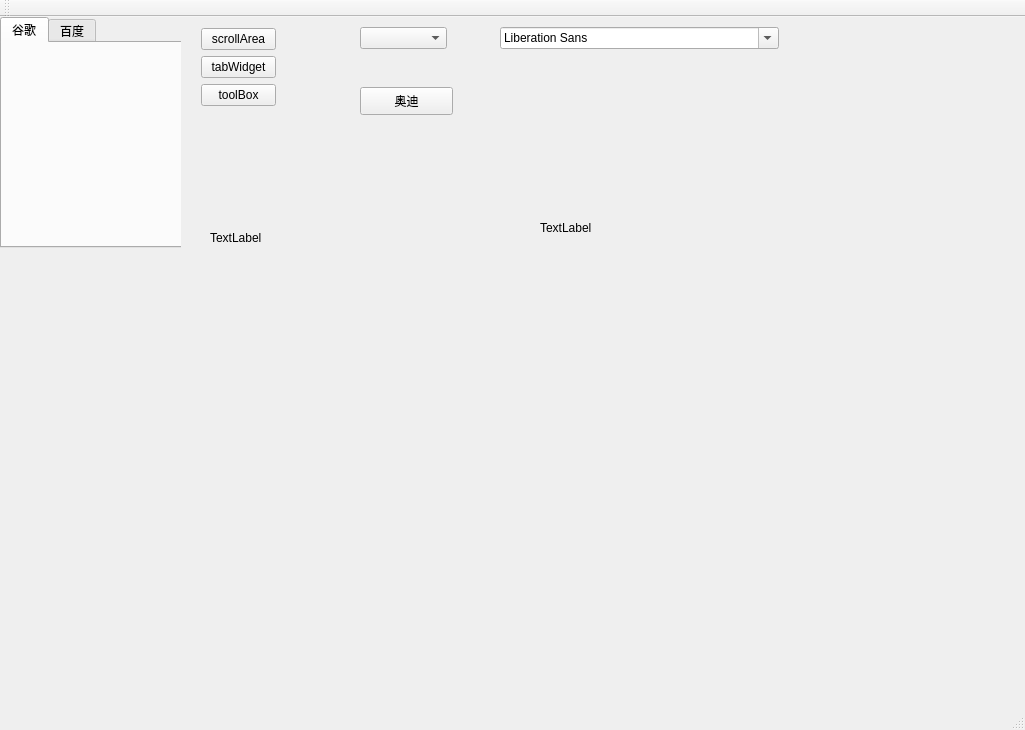
<?xml version="1.0" encoding="UTF-8"?>
<ui version="4.0">
 <class>MainWindow</class>
 <widget class="QMainWindow" name="MainWindow">
  <property name="geometry">
   <rect>
    <x>0</x>
    <y>0</y>
    <width>1025</width>
    <height>730</height>
   </rect>
  </property>
  <property name="windowTitle">
   <string>MainWindow</string>
  </property>
  <widget class="QWidget" name="centralWidget">
   <widget class="QStackedWidget" name="stackedWidget">
    <property name="geometry">
     <rect>
      <x>0</x>
      <y>0</y>
      <width>181</width>
      <height>371</height>
     </rect>
    </property>
    <property name="currentIndex">
     <number>2</number>
    </property>
    <widget class="QWidget" name="page_3">
     <widget class="QToolBox" name="toolBox">
      <property name="geometry">
       <rect>
        <x>0</x>
        <y>0</y>
        <width>161</width>
        <height>231</height>
       </rect>
      </property>
      <property name="currentIndex">
       <number>1</number>
      </property>
      <widget class="QWidget" name="page">
       <property name="geometry">
        <rect>
         <x>0</x>
         <y>0</y>
         <width>161</width>
         <height>171</height>
        </rect>
       </property>
       <attribute name="label">
        <string>好友</string>
       </attribute>
      </widget>
      <widget class="QWidget" name="page_2">
       <property name="geometry">
        <rect>
         <x>0</x>
         <y>0</y>
         <width>161</width>
         <height>171</height>
        </rect>
       </property>
       <attribute name="label">
        <string>黑名单</string>
       </attribute>
      </widget>
     </widget>
    </widget>
    <widget class="QWidget" name="page_5">
     <widget class="QScrollArea" name="scrollArea">
      <property name="geometry">
       <rect>
        <x>30</x>
        <y>0</y>
        <width>151</width>
        <height>401</height>
       </rect>
      </property>
      <property name="widgetResizable">
       <bool>true</bool>
      </property>
      <widget class="QWidget" name="scrollAreaWidgetContents_2">
       <property name="geometry">
        <rect>
         <x>0</x>
         <y>0</y>
         <width>128</width>
         <height>505</height>
        </rect>
       </property>
       <layout class="QVBoxLayout" name="verticalLayout">
        <item>
         <widget class="QPushButton" name="pushButton">
          <property name="text">
           <string>PushButton</string>
          </property>
         </widget>
        </item>
        <item>
         <widget class="QPushButton" name="pushButton_6">
          <property name="text">
           <string>PushButton</string>
          </property>
         </widget>
        </item>
        <item>
         <widget class="QPushButton" name="pushButton_8">
          <property name="text">
           <string>PushButton</string>
          </property>
         </widget>
        </item>
        <item>
         <widget class="QPushButton" name="pushButton_13">
          <property name="text">
           <string>PushButton</string>
          </property>
         </widget>
        </item>
        <item>
         <widget class="QPushButton" name="pushButton_12">
          <property name="text">
           <string>PushButton</string>
          </property>
         </widget>
        </item>
        <item>
         <widget class="QPushButton" name="pushButton_11">
          <property name="text">
           <string>PushButton</string>
          </property>
         </widget>
        </item>
        <item>
         <widget class="QPushButton" name="pushButton_14">
          <property name="text">
           <string>PushButton</string>
          </property>
         </widget>
        </item>
        <item>
         <widget class="QPushButton" name="pushButton_9">
          <property name="text">
           <string>PushButton</string>
          </property>
         </widget>
        </item>
        <item>
         <widget class="QPushButton" name="pushButton_10">
          <property name="text">
           <string>PushButton</string>
          </property>
         </widget>
        </item>
        <item>
         <widget class="QPushButton" name="pushButton_7">
          <property name="text">
           <string>PushButton</string>
          </property>
         </widget>
        </item>
        <item>
         <widget class="QPushButton" name="pushButton_5">
          <property name="text">
           <string>PushButton</string>
          </property>
         </widget>
        </item>
        <item>
         <widget class="QPushButton" name="pushButton_4">
          <property name="text">
           <string>PushButton</string>
          </property>
         </widget>
        </item>
        <item>
         <widget class="QPushButton" name="pushButton_3">
          <property name="text">
           <string>PushButton</string>
          </property>
         </widget>
        </item>
        <item>
         <widget class="QPushButton" name="pushButton_2">
          <property name="text">
           <string>PushButton</string>
          </property>
         </widget>
        </item>
       </layout>
      </widget>
     </widget>
     <zorder>pushButton</zorder>
     <zorder>scrollArea</zorder>
    </widget>
    <widget class="QWidget" name="page_4">
     <widget class="QTabWidget" name="tabWidget">
      <property name="geometry">
       <rect>
        <x>0</x>
        <y>0</y>
        <width>241</width>
        <height>231</height>
       </rect>
      </property>
      <property name="currentIndex">
       <number>0</number>
      </property>
      <widget class="QWidget" name="tab_3">
       <attribute name="title">
        <string>谷歌</string>
       </attribute>
      </widget>
      <widget class="QWidget" name="">
       <attribute name="title">
        <string>百度</string>
       </attribute>
      </widget>
     </widget>
    </widget>
   </widget>
   <widget class="QComboBox" name="comboBox">
    <property name="geometry">
     <rect>
      <x>360</x>
      <y>10</y>
      <width>87</width>
      <height>22</height>
     </rect>
    </property>
    <property name="currentIndex">
     <number>-1</number>
    </property>
    <property name="minimumContentsLength">
     <number>0</number>
    </property>
   </widget>
   <widget class="QFontComboBox" name="fontComboBox">
    <property name="geometry">
     <rect>
      <x>500</x>
      <y>10</y>
      <width>279</width>
      <height>22</height>
     </rect>
    </property>
   </widget>
   <widget class="QPushButton" name="btn_Ad">
    <property name="geometry">
     <rect>
      <x>360</x>
      <y>70</y>
      <width>93</width>
      <height>28</height>
     </rect>
    </property>
    <property name="text">
     <string>奥迪</string>
    </property>
   </widget>
   <widget class="QLabel" name="label">
    <property name="geometry">
     <rect>
      <x>210</x>
      <y>140</y>
      <width>251</width>
      <height>161</height>
     </rect>
    </property>
    <property name="text">
     <string>TextLabel</string>
    </property>
   </widget>
   <widget class="QLabel" name="label_gif">
    <property name="geometry">
     <rect>
      <x>540</x>
      <y>130</y>
      <width>171</width>
      <height>161</height>
     </rect>
    </property>
    <property name="text">
     <string>TextLabel</string>
    </property>
   </widget>
   <widget class="QWidget" name="">
    <property name="geometry">
     <rect>
      <x>190</x>
      <y>0</y>
      <width>97</width>
      <height>102</height>
     </rect>
    </property>
    <layout class="QVBoxLayout" name="verticalLayout_3">
     <item>
      <layout class="QVBoxLayout" name="verticalLayout_2">
       <item>
        <widget class="QPushButton" name="btn_scrollArea">
         <property name="text">
          <string>scrollArea</string>
         </property>
        </widget>
       </item>
       <item>
        <widget class="QPushButton" name="btn_tabWidget">
         <property name="text">
          <string>tabWidget</string>
         </property>
        </widget>
       </item>
      </layout>
     </item>
     <item>
      <widget class="QPushButton" name="btn_toolBox">
       <property name="text">
        <string>toolBox</string>
       </property>
      </widget>
     </item>
    </layout>
   </widget>
  </widget>
  <widget class="QMenuBar" name="menuBar">
   <property name="geometry">
    <rect>
     <x>0</x>
     <y>0</y>
     <width>1025</width>
     <height>26</height>
    </rect>
   </property>
  </widget>
  <widget class="QToolBar" name="mainToolBar">
   <attribute name="toolBarArea">
    <enum>TopToolBarArea</enum>
   </attribute>
   <attribute name="toolBarBreak">
    <bool>false</bool>
   </attribute>
  </widget>
  <widget class="QStatusBar" name="statusBar"/>
 </widget>
 <layoutdefault spacing="6" margin="11"/>
 <resources/>
 <connections/>
</ui>
